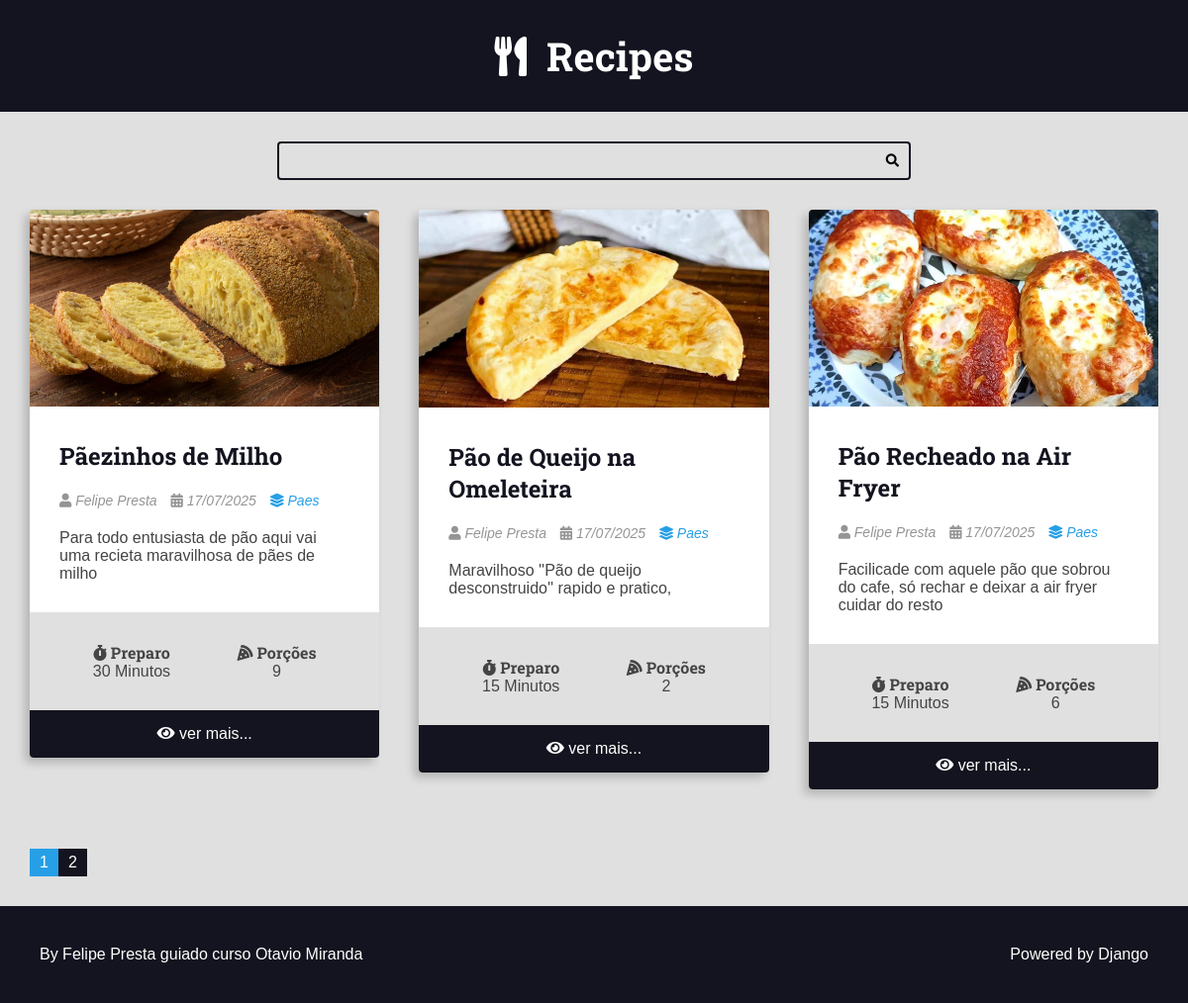
/recipes/category/2/, run on the app's committed database.
### recipes/models.py (models this page shows, shortened)
class Recipe(models.Model):
    tittle = models.CharField(max_length=65)
    description = models.CharField(max_length=165)
    slug = models.SlugField(unique=True)
    preparation_time = models.IntegerField()
    preparation_time_unit = models.CharField(max_length=65)
    servings_steps = models.IntegerField()
    servings_steps_unit = models.CharField(max_length=65, blank=True, null=True)
    preparation_steps = models.TextField()
    preparation_steps_is_html = models.BooleanField(default=False)
    created_at = models.DateTimeField(auto_now_add=True)
    updated_at = models.DateTimeField(auto_now=True)
    is_published = models.BooleanField(default=False)
    cover = models.ImageField(upload_to='recipes/covers/%Y/%m/%d/', blank=True)
    category = models.ForeignKey(Category, on_delete=models.SET_NULL, null=True)
    author = models.ForeignKey(User, on_delete=models.SET_NULL, null=True)

class Category(models.Model):
    name = models.CharField(max_length=65)

### recipes/views.py (the view)
# urls.py: path('recipes/category/<int:category_id>/', views.category, name='category'),
def category(request, category_id):
    recipes = get_list_or_404(Recipe.objects.order_by('-id'), category__id=category_id, is_published=True)
    page_object, pagination_range = make_pagination(request, recipes, PER_PAGE)
    return render(request, 'recipes/category.html', context={
        'recipes': page_object,
        'pagination_range':pagination_range,
        'title': f'{recipes[0].category.name} | Category',
    })

### utils/pagination.py (called while the page is built)
def make_pagination(request, queryset, per_page, qty_page=4):
    try:
        current_page = int(request.GET.get('page', 1))
    except ValueError:
        current_page = 1
    paginator = Paginator(queryset, per_page)
    page_object = paginator.get_page(current_page)
    pagination_range = make_pagination_range(
        paginator.page_range,
        qty_page,
        current_page
    )
    return page_object, pagination_range

### recipes/templates/recipes/category.html (shortened to what this page needs)
{% extends 'base.html' %}
{% block body %}
    {% include 'recipes/partials/search.html' %}
    <div class="main-content-container">
        <div class="main-content main-content-list container">
            {% for recipe in recipes %}
                {% include 'recipes/partials/recipe.html' %}
            {% endfor %}
        </div>
    </div>
{% endblock %}

### recipes/templates/recipes/partials/recipe.html (shortened to what this page needs)
<div class="recipe recipe-list-item">
    {% if recipe.cover %}
        <div class="recipe-cover">
            <a href="{% url 'recipes:recipe_detail' recipe.id %}">
                 <img src="{{ recipe.cover.url }}" alt="temporario">
            </a>
        </div>
    {% endif %}
    <div class="recipe-title-container">
        <h2 class="recipe-title">
            <a href="{% url 'recipes:recipe_detail' recipe.id %}">
                {{ recipe.tittle }}
            </a>
        </h2>
    </div>
     <div class="recipe-author">
        <span class="recipe-author-item">
            <i class="fas fa-user"></i>
            {% if recipe.author.first_name %}
                {{ recipe.author.first_name }} {{ recipe.author.last_name }}
            {% else %}
                {{ recipe.author.username }}
            {% endif %}
        </span>
        <span class="recipe-author-item">
            <i class="fas fa-calendar-alt"></i>
            {{ recipe.created_at|date:"d/m/Y" }}
        </span>
        {% if recipe.category is not None %}
            <span class="recipe-author-item">
                <a href=" {% url 'recipes:category' recipe.category.id %}">
                    <i class="fas fa-layer-group"></i>
                    <span>{{ recipe.category.name }}</span>
                </a>
            </span>
        {% endif %}
    </div>
    <div class="recipe-content">
        <p>{{ recipe.description }}</p>
    </div>
     <div class="recipe-meta-container">
        <div class="recipe-meta recipe-preparation">
            <h3 class="recipe-meta-title"><i class="fas fa-stopwatch"></i> Preparo</h3>
            <div class="recipe-meta-text">
                {{ recipe.preparation_time }} {{ recipe.preparation_time_unit }}
            </div>
        </div>
        <div class="recipe-meta recipe-servings">
            <h3 class="recipe-meta-title"><i class="fas fa-pizza-slice"></i> Porções</h3>
            <div class="recipe-meta-text">
                {{ recipe.servings_steps }} {{ recipe.servings_unit }}
            </div>
        </div>
    </div>
    {% if is_datail_page is not True %}
        <footer class="recipe-footer">
            <a class="recipe-read-more button button-dark button-full-width" href="{% url 'recipes:recipe_detail' recipe.id %}">
                <i class="fas fa-eye"></i>
                <span>ver mais...</span>
            </a>
        </footer>
    {% endif %}
</div>

### static/css/style.css (style rules this page uses)
:root { --color-primary: #269fe6; --color-primary-hover: #2086c2; --color-primary-dark: #13141f; --color-primary-dark-hover: #212336; --color-primary-light: #d4ecfa; --color-primary-light-hover: #bdd8e7; --color-white: #fff; --color-black: #000; --color-dark-text: #444; --color-info-light: #cce5ff; --color-debug-light: #cce5ff; --color-success-light: #d4edda; --color-alert-light: #fff3cd; --color-warning-light: #fff3cd; --color-error-light: #f8d7da; --color-info-dark: #4d86c4; --color-debug-dark: #4d86c4; --color-success-dark: #4a9c5d; --color-alert-dark: #927f40; --color-warning-dark: #927f40; --color-error-dark: #da525d; --color-gray-0: #f9f9f9; --color-gray-1: #e0e0e0; --color-gray-2: #c7c7c7; --color-gray-3: #aeaeae; --color-gray-4: #959595; --color-gray-5: #7d7d7d; --color-gray-6: #646464; --color-gray-7: #4b4b4b; --color-gray-8: #323232; --color-gray-9: #191919; --font-primary: sans-serif; --font-headings: 'Roboto Slab', serif; --spacing-gutter-medium: 3rem; --spacing-gutter-large: 4rem; }
* { padding: 0; margin: 0; box-sizing: border-box; }
html { font-size: 62.5%; }
body { font-size: 1.6rem; font-family: var(--font-primary); background: var(--color-gray-1); color: var(--color-dark-text); }
h1, h2, h3, h4, h5, h6 { font-family: var(--font-headings); }
.container { max-width: 144rem; margin: 0 auto; padding: var(--spacing-gutter-medium); }
.main-content { padding-top: 0; }
.main-content-list { display: grid; grid-template-columns: repeat(auto-fit, minmax(340px, 1fr)); gap: var(--spacing-gutter-large); }
.recipe { background: var(--color-white); box-shadow: -5px 5px 10px rgba(0, 0, 0, .2); transform: scale(1); transition: all 300ms ease-in-out; border-radius: .4rem; overflow: hidden; }
.recipe img { max-width: 100%; }
.recipe-list-item { max-width: 64rem; height: fit-content; }
.recipe-title-container { padding: var(--spacing-gutter-medium); padding-bottom: 2rem; }
.recipe-title-container a { text-decoration: none; color: var(--color-primary-dark); }
.recipe-author { padding: 0 var(--spacing-gutter-medium); }
.recipe-author a { color: var(--color-primary); transition: all 300ms ease-in-out; text-decoration: none; }
.recipe-author-item { color: var(--color-gray-4); margin-right: 1rem; font-style: italic; font-size: 1.4rem; }
.recipe-meta-container { display: flex; flex-flow: row wrap; padding: var(--spacing-gutter-medium); background: var(--color-gray-1); }
.recipe-content { padding: var(--spacing-gutter-medium); padding-top: 2rem; }
.recipe-meta { display: flex; flex-flow: column nowrap; flex-shrink: 1; flex-grow: 1; text-align: center; }
.recipe-meta-title { font-size:1.6rem; }
.recipe-footer a { background: var(--color-primary-dark); display: block; color: var(--color-white); text-decoration: none; text-align: center; padding: 1.5rem var(--spacing-gutter-medium); transition: all 300ms ease-in-out; }

### data on the page
Recipe: cover (picture), tittle "Pãezinhos de Milho", author.first_name "Felipe", author.last_name "Presta", created_at "17/07/2025", category.name "Paes", description "Para todo entusiasta de pão aqui vai uma recieta maravilhosa de pães de milho", preparation_time "30", preparation_time_unit "Minutos", servings_steps "9"
Recipe: cover (picture), tittle "Pão de Queijo na Omeleteira", author.first_name "Felipe", author.last_name "Presta", created_at "17/07/2025", category.name "Paes", description "Maravilhoso ''Pão de queijo desconstruido'' rapido e pratico,", preparation_time "15", preparation_time_unit "Minutos", servings_steps "2"
Recipe: cover (picture), tittle "Pão Recheado na Air Fryer", author.first_name "Felipe", author.last_name "Presta", created_at "17/07/2025", category.name "Paes", description "Facilicade com aquele pão que sobrou do cafe, só rechar e deixar a air fryer cuidar do resto", preparation_time "15", preparation_time_unit "Minutos", servings_steps "6"

### other printed values
{{ page }} "1"
{{ page }} "2"
